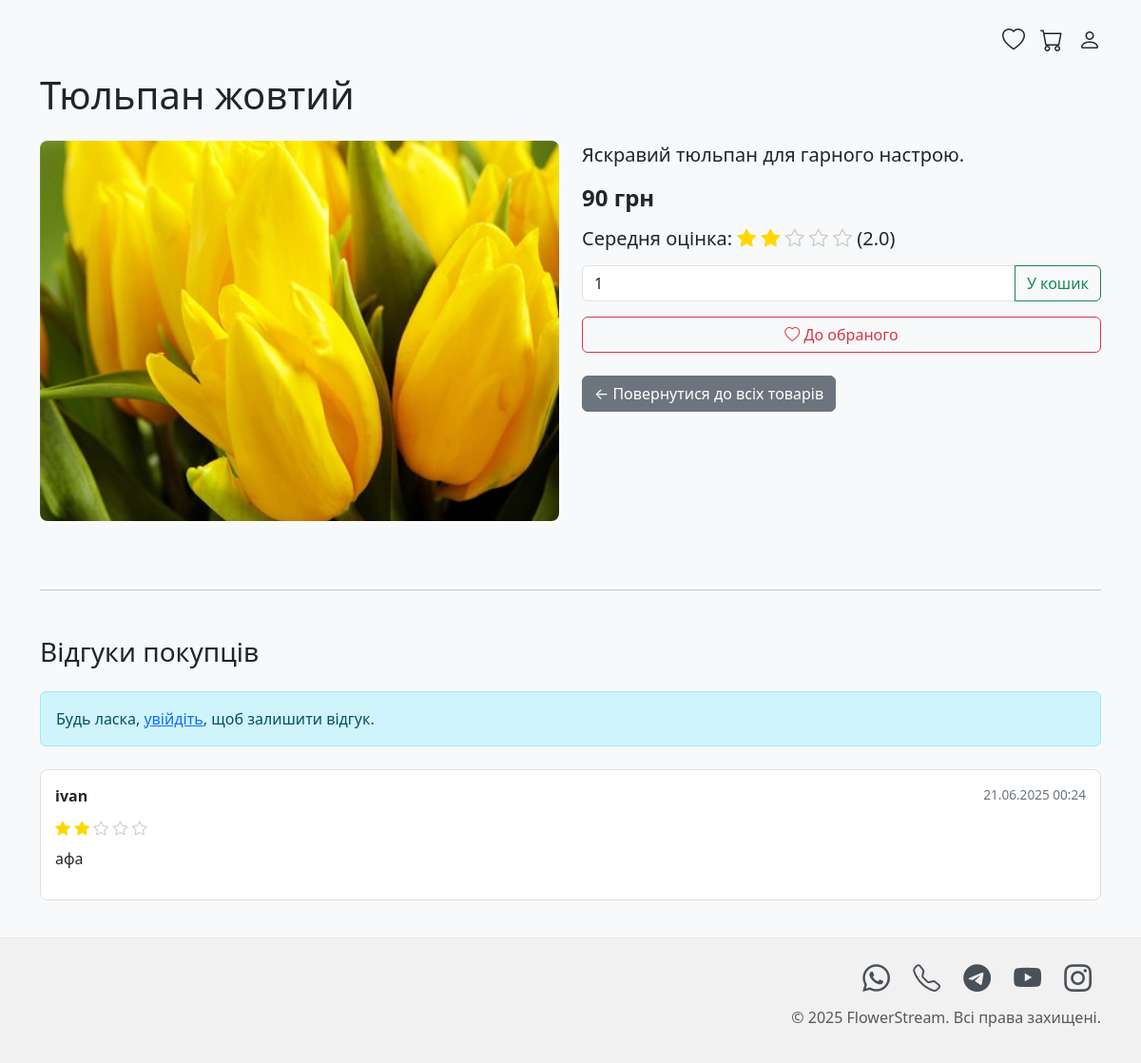
The app's page /product/2 with its own data.
### tables this page shows
CREATE TABLE products (
            id INTEGER PRIMARY KEY AUTOINCREMENT,
            name TEXT NOT NULL,
            description TEXT,
            price REAL NOT NULL,
            image_url TEXT
        );

CREATE TABLE reviews (
            id INTEGER PRIMARY KEY AUTOINCREMENT,
            product_id INTEGER NOT NULL,
            user_id INTEGER NOT NULL,
            rating INTEGER NOT NULL, -- Rating from 1 to 5
            comment TEXT,
            created_at TEXT DEFAULT CURRENT_TIMESTAMP,
            FOREIGN KEY (product_id) REFERENCES products (id) ON DELETE CASCADE,
            FOREIGN KEY (user_id) REFERENCES users (id) ON DELETE CASCADE,
            CONSTRAINT check_rating CHECK (rating >= 1 AND rating <= 5)
        );

CREATE TABLE users (
            id INTEGER PRIMARY KEY AUTOINCREMENT,
            username TEXT UNIQUE NOT NULL,
            password_hash TEXT NOT NULL,
            role TEXT NOT NULL DEFAULT 'user'
            );

### app/app.py (the view)
@app.route('/product/<int:product_id>')
def product_detail(product_id):
    user_logged_in = session.get('user_id') is not None
    flower = get_flower_by_id(product_id)
    if not flower:
        flash('Товар не знайдено.', 'danger')
        return redirect(url_for('home'))
    reviews = get_reviews_for_product(product_id)
    average_rating = get_average_rating_for_product(product_id)
    user_has_reviewed = False
    if user_logged_in:
        db = get_db_connection()
        cursor = db.execute("SELECT COUNT(*) FROM reviews WHERE user_id = ? AND product_id = ?",
                           (session.get('user_id'), product_id))
        if cursor.fetchone()[0] > 0:
            user_has_reviewed = True
    cart_count = sum(item['quantity'] for item in session.get('cart', [])) if user_logged_in else 0
    favorites = session.get('favorites', []) if user_logged_in else []
    return render_template('product_detail.html',
                           flower=flower,
                           reviews=reviews,
                           average_rating=average_rating,
                           user_logged_in=user_logged_in,
                           cart_count=cart_count,
                           favorites=favorites,
                           user_has_reviewed=user_has_reviewed)

### app/app.py (called while the page is built)
def get_db_connection():
    db = getattr(g, '_database', None)
    if db is None:
        if DATABASE is None:
            raise RuntimeError("Environment variable 'DATABASE' is not set. Check your .env file.")
        db = sqlite3.connect(DATABASE)
        db.row_factory = sqlite3.Row
    return db

@app.teardown_appcontext
def close_connection(exception):
    db = getattr(g, '_database', None)
    if db is not None:
        db.close()

def get_reviews_for_product(product_id):
    db = get_db_connection()
    cursor = db.execute("""
        SELECT r.id, r.rating, r.comment, r.created_at, u.username
        FROM reviews r
        JOIN users u ON r.user_id = u.id
        WHERE r.product_id = ?
        ORDER BY r.created_at DESC
    """, (product_id,))
    return cursor.fetchall()

def get_flower_by_id(flower_id):
    db = get_db_connection()
    cursor = db.execute("SELECT * FROM products WHERE id = ?", (flower_id,))
    return cursor.fetchone()

def get_average_rating_for_product(product_id):
    db = get_db_connection()
    cursor = db.execute("SELECT AVG(rating) FROM reviews WHERE product_id = ?", (product_id,))
    avg_rating = cursor.fetchone()[0]
    return round(avg_rating, 2) if avg_rating else 0.0

@app.template_filter('date')
def format_date(value, format="%Y"):
    if value == 'now':
        return datetime.datetime.now().strftime(format)
    elif isinstance(value, datetime.datetime):
        return value.strftime(format)
    try:
        dt_object = datetime.datetime.strptime(value, "%Y-%m-%d %H:%M:%S")
        return dt_object.strftime(format)
    except (TypeError, ValueError):
        return value

### app/templates/product_detail.html (shortened to what this page needs)
<!DOCTYPE html>
<html lang="uk">
<head>
    <link href="https://cdn.jsdelivr.net/npm/bootstrap@5.3.0/dist/css/bootstrap.min.css" rel="stylesheet">
    <link rel="stylesheet" href="https://cdn.jsdelivr.net/npm/bootstrap-icons@1.10.5/font/bootstrap-icons.css">
</head>
<body>
<div class="container py-4">
    <div class="d-flex justify-content-end align-items-center mb-3">
        <a href="{{ url_for('view_favorites') }}" class="text-dark me-3 position-relative" title="Улюблене">
            <i class="bi bi-heart fs-4"></i>
        </a>
        <a href="{{ url_for('view_cart') }}" class="text-dark me-3 position-relative" title="Кошик">
            <i class="bi bi-cart fs-4"></i>
        </a>
        <a href="{{ url_for('profile') if user_logged_in else url_for('login') }}" class="text-dark" title="Кабінет">
                <i class="bi bi-person fs-4"></i>
        </a>
    </div>
    <h1 class="mb-4">{{ flower.name }}</h1>
    <div class="row">
        <div class="col-md-6 mb-4">
            <img src="{{ url_for('static', filename=flower.image_url.replace('static/', '')) if flower.image_url else 'https://placehold.co/600x400/cccccc/333333?text=No+Image' }}" class="product-image-detail" alt="{{ flower.name }}" onerror="this.onerror=null;this.src='https://placehold.co/600x400/cccccc/333333?text=No+Image';">
        </div>
        <div class="col-md-6 mb-4">
            <p class="lead">{{ flower.description }}</p>
            <p class="h4 fw-bold mb-3">
                {% if flower.price == flower.price | int %}
                    {{ flower.price | int }} грн
                {% else %}
                    {{ "%.2f"|format(flower.price) }} грн
                {% endif %}
            </p>
            <p class="h5 mb-3">Середня оцінка:
                {% if average_rating > 0 %}
                    <span class="star-rating">
                        {% for i in range(5) %}
                            {% if i < average_rating %}
                                <i class="bi bi-star-fill"></i>
                            {% else %}
                                <i class="bi bi-star"></i>
                            {% endif %}
                        {% endfor %}
                    </span>
                    ({{ average_rating }})
                {% else %}
                    Ще немає оцінок
                {% endif %}
            </p>
            <form method="POST" action="{{ url_for('add_to_cart', flower_id=flower.id) }}" class="mb-3">
                <div class="input-group">
                    <input type="number" name="quantity" class="form-control" value="1" min="1" aria-label="Кількість" aria-describedby="add-to-cart-button">
                    <button class="btn btn-outline-success" type="submit" id="add-to-cart-button">У кошик</button>
                </div>
            </form>
            <form method="POST" action="{{ url_for('add_to_favorites', flower_id=flower.id) }}">
                <button class="btn btn-outline-danger w-100">
                    <i class="bi bi-heart"></i> До обраного
                </button>
            </form>
            <p class="mt-4"><a href="{{ url_for('home') }}" class="btn btn-secondary">← Повернутися до всіх товарів</a></p>
        </div>
    </div>
    <hr class="my-5">
    <h3 class="mb-4">Відгуки покупців</h3>
    {% if user_logged_in and not user_has_reviewed %}
    <div class="card mb-4 p-4">
        <h4>Залишити свій відгук</h4>
        <form method="POST" action="{{ url_for('add_review', product_id=flower.id) }}">
            <div class="mb-3">
                <label for="rating" class="form-label">Оцінка (1-5 зірок):</label>
                <select class="form-select" id="rating" name="rating" required>
                    <option value="">Оберіть оцінку</option>
                    <option value="1">1 &#9733;</option>
                    <option value="2">2 &#9733;&#9733;</option>
                    <option value="3">3 &#9733;&#9733;&#9733;</option>
                    <option value="4">4 &#9733;&#9733;&#9733;&#9733;</option>
                    <option value="5">5 &#9733;&#9733;&#9733;&#9733;&#9733;</option>
                </select>
            </div>
            <div class="mb-3">
                <label for="comment" class="form-label">Ваш коментар:</label>
                <textarea class="form-control" id="comment" name="comment" rows="3" placeholder="Напишіть ваш коментар тут..."></textarea>
            </div>
            <button type="submit" class="btn btn-purple">Надіслати відгук</button>
        </form>
    </div>
    {% elif user_logged_in and user_has_reviewed %}
    <div class="alert alert-info" role="alert">
        Ви вже залишили відгук для цього товару.
    </div>
    {% else %}
    <div class="alert alert-info" role="alert">
        Будь ласка, <a href="{{ url_for('login') }}">увійдіть</a>, щоб залишити відгук.
    </div>
    {% endif %}
    <div class="reviews-list mt-4">
        {% if reviews %}
            {% for review in reviews %}
            <div class="review-card">
                <div class="review-header">
                    <span class="review-author">{{ review.username }}</span>
                    <span class="review-date">{{ review.created_at | date('%d.%m.%Y %H:%M') }}</span>
                </div>
                <div class="star-rating mb-2">
                    {% for i in range(5) %}
                        {% if i < review.rating %}
                            <i class="bi bi-star-fill"></i>
                        {% else %}
                            <i class="bi bi-star"></i>
                        {% endif %}
                    {% endfor %}
                </div>
                {% if review.comment %}
                    <p class="review-comment">{{ review.comment }}</p>
                {% else %}
                    <p class="text-muted">Коментар відсутній.</p>
                {% endif %}
            </div>
            {% endfor %}
        {% else %}
            <p class="text-muted">Для цього товару ще немає відгуків. Будьте першим, хто залишить відгук!</p>
        {% endif %}
    </div>
</div>
<footer class="footer mt-auto">
    <div class="container text-end">
        <div class="social-icons">
            <a href="https://wa.me/PHONE_NUMBER" target="_blank" title="WhatsApp"><i class="bi bi-whatsapp"></i></a>
            <a href="tel:PHONE_NUMBER" title="Телефон"><i class="bi bi-telephone"></i></a>
            <a href="https://t.me/tarassts" target="_blank" title="Telegram"><i class="bi bi-telegram"></i></a>
            <a href="https://www.youtube.com/YOUTUBE_CHANNEL" target="_blank" title="YouTube"><i class="bi bi-youtube"></i></a>
            <a href="https://www.instagram.com/INSTAGRAM_USERNAME" target="_blank" title="Instagram"><i class="bi bi-instagram"></i></a>
        </div>
        <p class="text-muted mt-2">&copy; {{ 'now' | date('%Y') }} FlowerStream. Всі права захищені.</p>
    </div>
</footer>
</body>
</html>

### app/templates/product_detail.html (style rules this page uses)
body { display: flex; flex-direction: column; min-height: 100vh; background-color: #f8f9fa; }
.container.py-4 { flex: 1; }
.bi { transition: color 0.2s ease; }
.footer { background-color: #f1f1f1; padding: 20px 0; text-align: center; border-top: 1px solid #e7e7e7; }
.social-icons a { font-size: 1.8rem; margin: 0 10px; color: #495057; transition: color 0.3s ease; }
.product-image-detail { width: 100%; height: 400px; object-fit: cover; border-radius: 8px; }
.star-rating .bi-star-fill { color: gold; }
.star-rating .bi-star { color: #ccc; }
.review-card { border: 1px solid #e0e0e0; border-radius: 8px; padding: 15px; margin-bottom: 15px; background-color: #fff; }
.review-header { display: flex; justify-content: space-between; align-items: center; margin-bottom: 10px; }
.review-author { font-weight: bold; }
.review-date { font-size: 0.85em; color: #6c757d; }

### records on screen
products: name "Тюльпан жовтий", image_url (picture), description "Яскравий тюльпан для гарного настрою.", price "90"
reviews: username "ivan", rating 2 (drawn), comment "афа"

### other values on screen
{{ average_rating }} "2.0"
